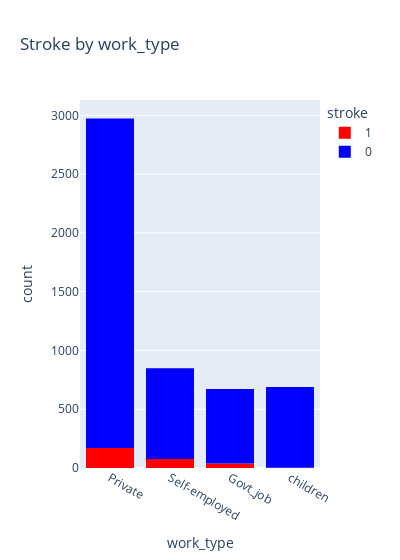

The notebook cell saved with this chart:
### Code cell
grafico = px.histogram(data_base1, x="work_type", color="stroke", color_discrete_map={1: "red", 0: "blue"}, width=400, title = "Stroke by work_type")
# etapa 2: exibir o gráfico
grafico.show()

### Figure 1 — Plotly figure (JSON) as saved in the notebook; plotly's stock layout.template omitted (floating-point values rounded to 4 significant figures; data arrays with more than 128 entries replaced by an {"elided": "..."} marker saying what was removed)
{"data": [{"alignmentgroup": "True", "bingroup": "x", "hovertemplate": "stroke=1<br>work_type=%{x}<br>count=%{y}<extra></extra>", "legendgroup": "1", "marker": {"color": "red", "pattern": {"shape": ""}}, "name": "1", "offsetgroup": "1", "orientation": "v", "showlegend": true, "type": "histogram", "x": {"elided": "288 str values"}, "xaxis": "x", "yaxis": "y"}, {"alignmentgroup": "True", "bingroup": "x", "hovertemplate": "stroke=0<br>work_type=%{x}<br>count=%{y}<extra></extra>", "legendgroup": "0", "marker": {"color": "blue", "pattern": {"shape": ""}}, "name": "0", "offsetgroup": "0", "orientation": "v", "showlegend": true, "type": "histogram", "x": {"elided": "4894 str values"}, "xaxis": "x", "yaxis": "y"}], "layout": {"barmode": "relative", "legend": {"title": {"text": "stroke"}, "tracegroupgap": 0}, "title": {"text": "Stroke by work_type"}, "width": 400, "xaxis": {"anchor": "y", "domain": [0, 1], "title": {"text": "work_type"}}, "yaxis": {"anchor": "x", "domain": [0, 1], "title": {"text": "count"}}}}
